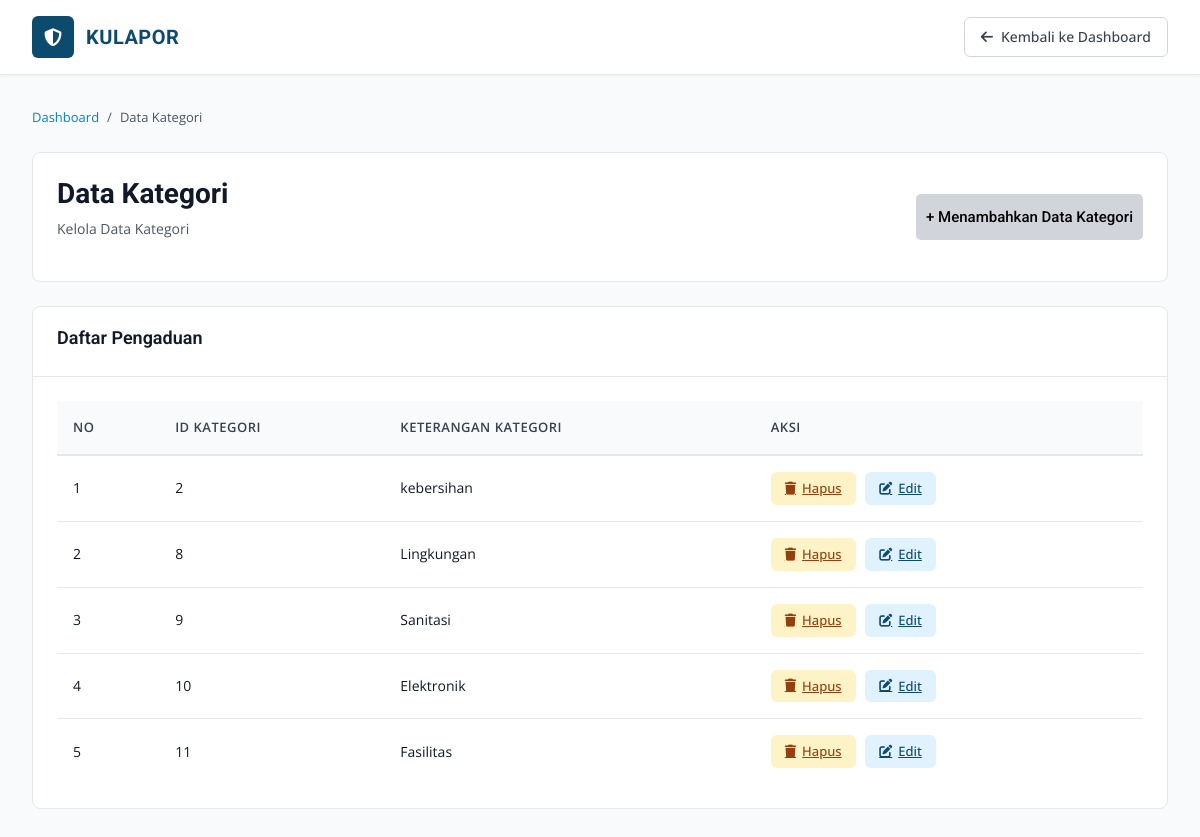
/views/admin/data_kategori.php (signed in), run on the app's committed database.
### tables this page shows
CREATE TABLE `kategori` (
  `id_kategori` int NOT NULL,
  `ket_kategori` varchar(225) NOT NULL
);

### views/admin/data_kategori.php (the view, shortened to what this page needs)
<?php
include '../../config/koneksi.php';
$no = 1;
$query = mysqli_query($koneksi, "SELECT * FROM kategori ");
?>
<!DOCTYPE html>
<html lang="id">
<head>
    <link rel="stylesheet" href="https://cdnjs.cloudflare.com/ajax/libs/font-awesome/6.4.0/css/all.min.css">
    <link href="https://cdn.jsdelivr.net/npm/bootstrap@5.0.2/dist/css/bootstrap.min.css" rel="stylesheet">
</head>
<body>
    <header class="header">
        <div class="header-container">
            <a href="#" class="brand">
                <div class="brand-logo">
                    <i class="fas fa-shield-alt"></i>
                </div>
                <span class="brand-text">KULAPOR</span>
            </a>
            <a href="homepage.php" class="btn-back">
                <i class="fas fa-arrow-left"></i>
                Kembali ke Dashboard
            </a>
        </div>
    </header>
    <main class="main-wrapper">
        <ul class="breadcrumb-custom">
            <li><a href="index.php">Dashboard</a></li>
            <li>/</li>
            <li>Data Kategori</li>
        </ul>
        <div class="page-header">
            <div class="page-title-section">
                <h1>Data Kategori</h1>
                <p class="page-subtitle">Kelola Data Kategori</p>
            </div>
            <button><a href="form_add_kategori.php">+ Menambahkan Data Kategori</a></button>
        </div>
        <div class="table-container">
            <div class="table-header">
                <h2 class="table-title">Daftar Pengaduan</h2>
            </div>
            <div class="table-wrapper">
                <table id="datatable" class="display">
                    <thead>
                        <tr>
                            <th>No</th>
                            <th>ID Kategori </th>
                            <th>Keterangan Kategori</th>
                            <th>Aksi</th>
                        </tr>
                    </thead>
                    <tbody>
                        <?php
                        while ($data = mysqli_fetch_assoc($query)) {
                        ?>
                            <tr>
                                <td><?= $no++; ?></td>
                                <td><?= $data['id_kategori']; ?></td>
                                <td><?= $data['ket_kategori']; ?></td>
                                <td>
                                    <a href="?hapus=<?= $data['id_kategori']; ?>" class="btn-action btn-respond"
                                        onclick="return confirm('Yakin hapus data?')">
                                        <i class="fas fa-trash"></i> Hapus
                                    </a>
                                    <a href="edit_kategori.php?edit=<?= $data['id_kategori']; ?>" class="btn-action btn-detail">
                                        <i class="fas fa-edit"></i> Edit
                                    </a>
                                </td>
                            </tr>
                        <?php } ?>
                    </tbody>
                </table>
            </div>
        </div>
    </main>
</body>
</html>

### views/admin/data_kategori.php (style rules this page uses)
:root { --primary-blue: #0C4A6E; --secondary-blue: #0284C7; --accent-blue: #0EA5E9; --light-blue: #E0F2FE; --white: #FFFFFF; --gray-50: #F9FAFB; --gray-100: #F3F4F6; --gray-200: #E5E7EB; --gray-300: #D1D5DB; --gray-600: #4B5563; --gray-700: #374151; --gray-900: #111827; --success: #059669; --warning: #D97706; --danger: #DC2626; }
* { margin: 0; padding: 0; box-sizing: border-box; }
body { font-family: 'Open Sans', -apple-system, BlinkMacSystemFont, 'Segoe UI', sans-serif; background: var(--gray-50); color: var(--gray-900); line-height: 1.6; }
.header { background: var(--white); border-bottom: 1px solid var(--gray-200); padding: 0; position: sticky; top: 0; z-index: 100; box-shadow: 0 1px 3px rgba(0, 0, 0, 0.05); }
.header-container { max-width: 1400px; margin: 0 auto; padding: 16px 32px; display: flex; align-items: center; justify-content: space-between; }
.brand { display: flex; align-items: center; gap: 12px; text-decoration: none; }
.brand-logo { width: 42px; height: 42px; background: var(--primary-blue); border-radius: 6px; display: flex; align-items: center; justify-content: center; color: var(--white); font-size: 18px; }
.brand-text { font-family: 'Roboto', sans-serif; font-size: 20px; font-weight: 700; color: var(--primary-blue); letter-spacing: 0.5px; }
.btn-back { display: inline-flex; align-items: center; gap: 8px; padding: 8px 16px; font-size: 14px; font-weight: 500; border: 1px solid var(--gray-300); border-radius: 6px; background: var(--white); color: var(--gray-700); text-decoration: none; }
.main-wrapper { max-width: 1400px; margin: 0 auto; padding: 32px; }
.breadcrumb-custom { display: flex; gap: 8px; font-size: 13px; color: var(--gray-600); margin-bottom: 24px; list-style: none; padding: 0; }
.breadcrumb-custom a { color: var(--secondary-blue); text-decoration: none; }
.page-header { background: var(--white); border: 1px solid var(--gray-200); border-radius: 8px; padding: 24px; margin-bottom: 24px; display: flex; justify-content: space-between; align-items: center; }
.page-header button { border: none; padding: 10px; background-color: var(--gray-300) ; border-radius: 5px; text-decoration: none; transition: 0.5s; }
.page-header button a { font-family: 'Roboto', sans-serif; font-size: 15px; font-weight: 500; text-decoration: none; font-size: 15px; color: black; transition: 0.5s; }
.page-title-section h1 { font-family: 'Roboto', sans-serif; font-size: 28px; font-weight: 700; color: var(--gray-900); margin-bottom: 8px; }
.page-subtitle { font-size: 14px; color: var(--gray-600); }
.table-container { background: var(--white); border: 1px solid var(--gray-200); border-radius: 8px; overflow: hidden; }
.table-header { padding: 20px 24px; border-bottom: 1px solid var(--gray-200); display: flex; justify-content: space-between; align-items: center; }
.table-title { font-family: 'Roboto', sans-serif; font-size: 18px; font-weight: 600; color: var(--gray-900); }
.table-wrapper { padding: 24px; }
#datatable { width: 100% !important; border-collapse: separate; border-spacing: 0; }
#datatable thead th { background: var(--gray-50); color: var(--gray-700); font-weight: 600; font-size: 13px; text-transform: uppercase; letter-spacing: 0.5px; padding: 16px; border-bottom: 2px solid var(--gray-200); white-space: nowrap; }
#datatable tbody td { padding: 16px; font-size: 14px; color: var(--gray-900); border-bottom: 1px solid var(--gray-200); vertical-align: middle; }
#datatable tbody tr:last-child td { border-bottom: none; }
.btn-action { padding: 6px 14px; font-size: 13px; font-weight: 500; border: none; border-radius: 6px; cursor: pointer; display: inline-flex; align-items: center; gap: 6px; margin-right: 6px; }
.btn-detail { background: var(--light-blue); color: var(--primary-blue); }
.btn-respond { background: #FEF3C7; color: #92400E; }

### data on the page
kategori: id_kategori "2", ket_kategori "kebersihan"
kategori: id_kategori "8", ket_kategori "Lingkungan"
kategori: id_kategori "9", ket_kategori "Sanitasi"
kategori: id_kategori "10", ket_kategori "Elektronik"
kategori: id_kategori "11", ket_kategori "Fasilitas"
